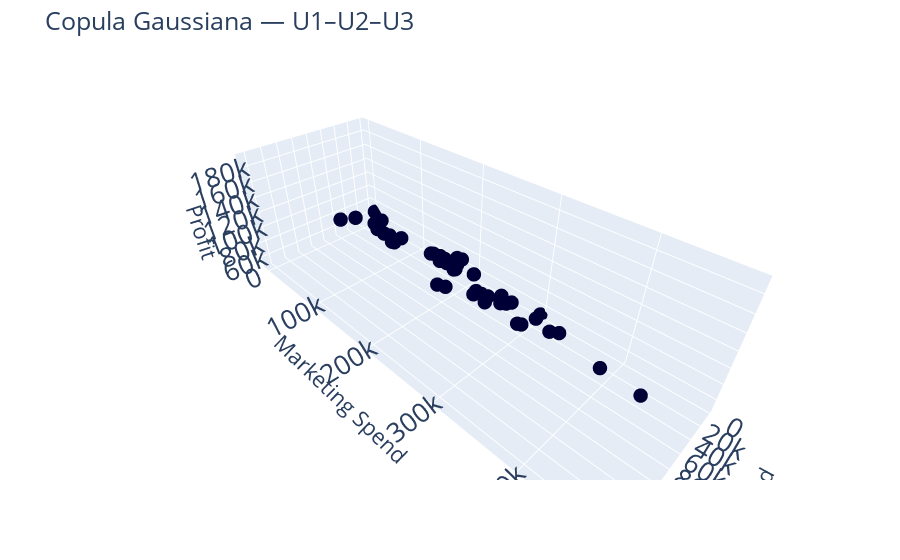

The notebook cell saved with this chart:
### Code cell
# ---- 3D: comparar dos muestras en (U1, U2, U3)
# fig3d = compare_3d(dfU_real, dfU_synth, columns=['U1','U2','U3'], title='Comparación 3D: U1–U2–U3')
# fig3d.show()

# ---- 3D: una sola muestra
fig3d_single = scatter_3d(df, columns=['R&D Spend','Marketing Spend', 'Profit'], title='Copula Gaussiana — U1–U2–U3')
fig3d_single.show()
